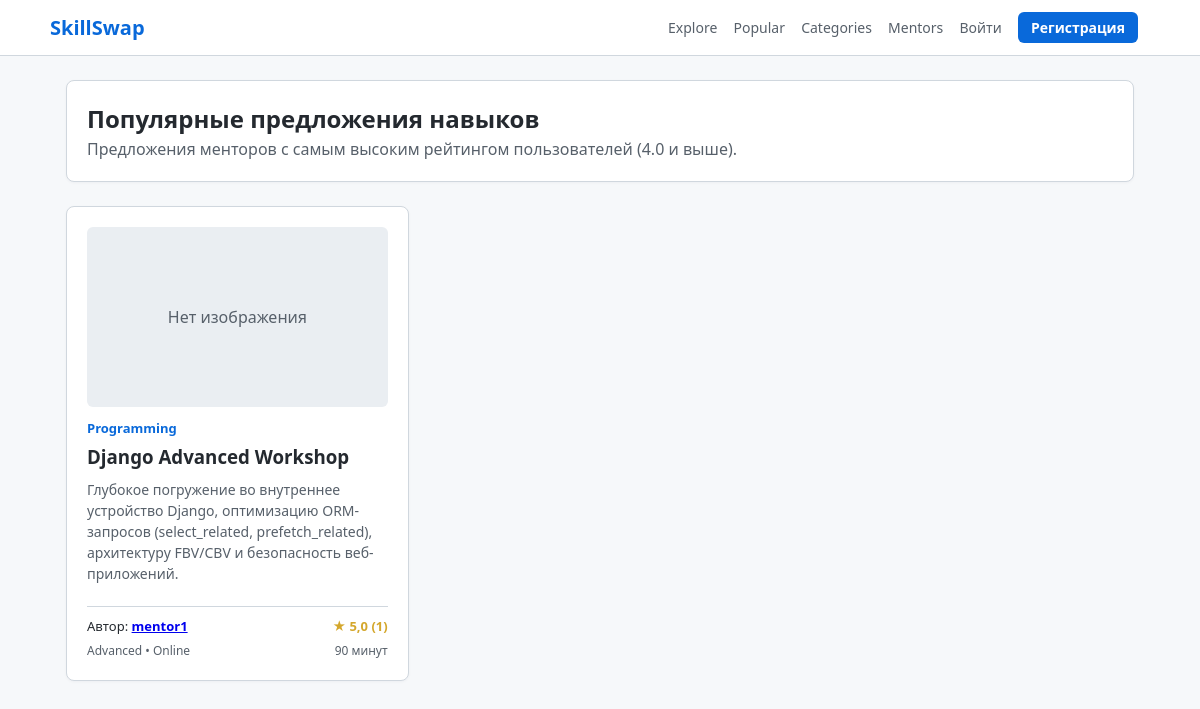
Page /popular/ on the committed database.
### offers/models.py (models this page shows, shortened)
class SkillOffer(models.Model):
    LEVEL_CHOICES = [
        ("Beginner", "Beginner"),
        ("Intermediate", "Intermediate"),
        ("Advanced", "Advanced"),
    ]
    FORMAT_CHOICES = [
        ("Online", "Online"),
        ("Offline", "Offline"),
    ]
    STATUS_CHOICES = [
        ("draft", "Draft"),
        ("pending", "Pending"),
        ("published", "Published"),
        ("rejected", "Rejected"),
    ]
    title = models.CharField(max_length=200)
    description = models.TextField()
    image = models.ImageField(upload_to="offers/", null=True, blank=True)
    category = models.ForeignKey(
        Category, on_delete=models.CASCADE, related_name="offers"
    )
    level = models.CharField(max_length=20, choices=LEVEL_CHOICES, default="Beginner")
    format = models.CharField(max_length=20, choices=FORMAT_CHOICES, default="Online")
    duration = models.CharField(max_length=50, default="60 минут")
    author = models.ForeignKey(
        settings.AUTH_USER_MODEL, on_delete=models.CASCADE, related_name="offers"
    )
    created_at = models.DateTimeField(auto_now_add=True)
    status = models.CharField(max_length=20, choices=STATUS_CHOICES, default="pending")
    class Meta:
        ordering = ["-created_at"]
    @property
    def average_rating(self) -> float:
        reviews = self.reviews.all()
        if not reviews.exists():
            return 0.0
        avg = reviews.aggregate(models.Avg("rating"))["rating__avg"]
        return round(avg, 1) if avg else 0.0
    @property
    def reviews_count(self) -> int:
        return self.reviews.count()

class Category(models.Model):
    name = models.CharField(max_length=100, unique=True)
    slug = models.SlugField(max_length=100, unique=True, blank=True)
    class Meta:
        ordering = ["name"]
        verbose_name_plural = "Categories"

### accounts/models.py (models this page shows, shortened)
class User(AbstractUser):
    ROLE_CHOICES = [
        ("superadmin", "Супер админ"),
        ("admin", "Админ"),
        ("user", "Юзер"),
    ]
    role = models.CharField(max_length=20, choices=ROLE_CHOICES, default="user")
    is_banned = models.BooleanField(default=False)
    avatar = models.ImageField(upload_to="avatars/", null=True, blank=True)
    bio = models.TextField(blank=True, default="")

### offers/views.py (the view)
# urls.py: path("popular/", views.popular, name="popular"),
def popular(request: HttpRequest) -> HttpResponse:
    published_offers = (
        SkillOffer.objects.filter(status="published")
        .select_related("category", "author")
        .prefetch_related("reviews")
        .all()
    )
    popular_offers = [o for o in published_offers if o.average_rating >= 4.0]
    context = {
        "offers": popular_offers,
        "title": "Popular Skills (4+ Stars)",
    }
    return render(request, "offers/popular.html", context)

### templates/offers/popular.html (shortened to what this page needs)
{% extends "base.html" %}
{% block content %}
<div class="card" style="margin-bottom: 24px;">
    <h2>Популярные предложения навыков</h2>
    <p style="color: #57606a;">Предложения менторов с самым высоким рейтингом пользователей (4.0 и выше).</p>
</div>
{% if offers %}
    <div class="grid">
        {% for offer in offers %}
            <div class="card" style="display: flex; flex-direction: column; justify-content: space-between;">
                <div>
                    {% if offer.image %}
                        <img src="{{ offer.image.url }}" alt="{{ offer.title }}" class="offer-img">
                    {% else %}
                        <div class="offer-img" style="display: flex; align-items: center; justify-content: center; color: #57606a;">
                            Нет изображения
                        </div>
                    {% endif %}
                    <div style="font-size: 13px; color: #0969da; font-weight: 600; margin-bottom: 4px;">
                        {{ offer.category.name }}
                    </div>
                    <h3 style="margin-bottom: 8px;">
                        <a href="{% url 'offers:offer_detail' offer_id=offer.id %}" style="color: inherit; text-decoration: none;">
                            {{ offer.title }}
                        </a>
                    </h3>
                    <p style="font-size: 14px; color: #57606a; margin-bottom: 12px;">
                        {{ offer.description|truncatewords:20 }}
                    </p>
                </div>
                <div style="border-top: 1px solid #d0d7de; padding-top: 10px; margin-top: 10px;">
                    <div style="display: flex; justify-content: space-between; font-size: 13px; margin-bottom: 6px;">
                        <span>Автор: <a href="{% url 'accounts:profile' username=offer.author.username %}"><strong>{{ offer.author.username }}</strong></a></span>
                        <span style="color: #d4a72c; font-weight: bold;">★ {{ offer.average_rating }} ({{ offer.reviews_count }})</span>
                    </div>
                    <div style="display: flex; justify-content: space-between; font-size: 12px; color: #57606a;">
                        <span>{{ offer.level }} • {{ offer.format }}</span>
                        <span>{{ offer.duration }}</span>
                    </div>
                </div>
            </div>
        {% endfor %}
    </div>
{% else %}
    <div class="card" style="text-align: center; padding: 40px;">
        <p style="color: #57606a;">Пока нет предложений с рейтингом 4+.</p>
    </div>
{% endif %}
{% endblock %}

### static/style.css (style rules this page uses)
* { box-sizing: border-box; margin: 0; padding: 0; }
body { font-family: system-ui, -apple-system, "Segoe UI", Roboto, sans-serif; color: #24292f; background-color: #f6f8fa; line-height: 1.5; padding-bottom: 50px; }
.card { background-color: #ffffff; border: 1px solid #d0d7de; border-radius: 8px; padding: 20px; margin-bottom: 20px; box-shadow: 0 1px 3px rgba(31,35,40,0.04); }
.grid { display: grid; grid-template-columns: repeat(auto-fill, minmax(300px, 1fr)); gap: 20px; }
.offer-img { width: 100%; height: 180px; object-fit: cover; border-radius: 6px; margin-bottom: 12px; background-color: #eaeef2; }

### rows in the picture
SkillOffer: image "Нет изображения", category.name "Programming", title "Django Advanced Workshop", description "Глубокое погружение во внутреннее устройство Django, оптимизацию ORM-запросов (select_related, prefetch_related), архитектуру FBV/CBV и безопасность веб-приложений.", author.username "mentor1", average_rating "5,0", reviews_count "1", level "Advanced", format "Online", duration "90 минут"
